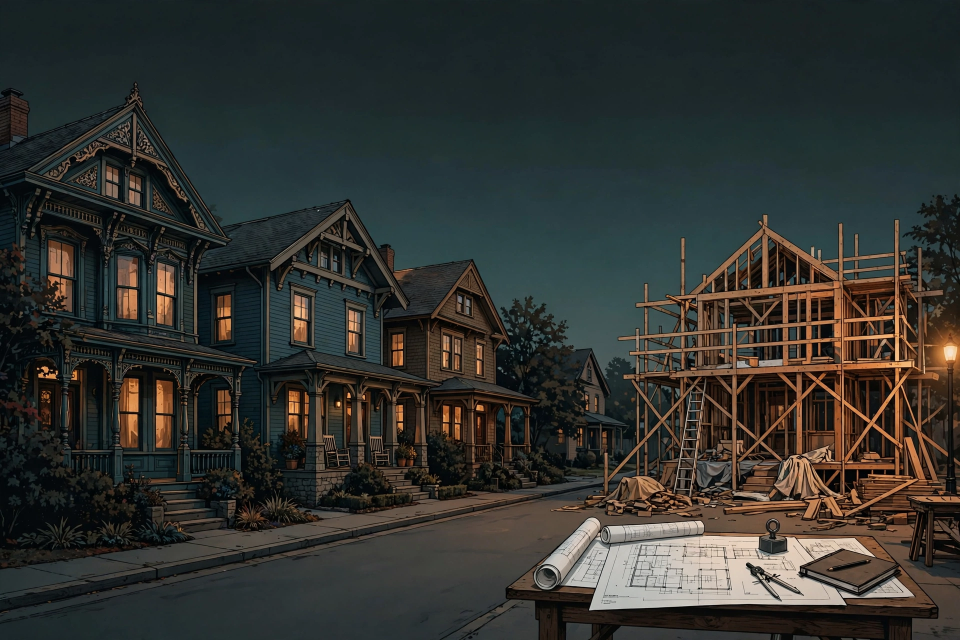
#> input picture hero_source/media-generation-hero-art-nashville-historic-zo-0-0628a69c-6fb8-4fa3-9225-842d1bae1ced.webp, 1920 x 1280 px (shown at 1/2 size); its folder holds only this picture in this run
$ python hero_composite.py
#> lines starting #> are read from the running program, lines starting #| are printed output that depends on the picture
# Composites the headline over generated art in hero_source/*.webp (first match).
# Parent generates the art after QA; run this once hero_source holds a .webp.
from PIL import Image, ImageDraw, ImageFont
import os, glob
PKG=os.path.normpath(os.path.join(os.path.dirname(__file__),".."))
def main():
    cands=sorted(glob.glob(os.path.join(PKG,"hero_source","*.webp")))
    if not cands: print("NO hero_source art yet - hero.png not created (expected pre-QA)"); return
    src=cands[0]; img=Image.open(src).convert("RGB"); W,H=img.size
#> in main, img is the input picture: PIL image 1920x1280 RGB; mean R, G, B 50, 51.1, 47.4
#> after `W, H = img.size`: W = 1920; H = 1280
    sh=int(H*0.42); scrim=Image.new("L",(1,sh),0)
#> after `sh = int(H * 0.42)`: sh = 537
    for y in range(sh): scrim.putpixel((0,y), int(215*(1-y/sh)))
    scrim=scrim.resize((W,sh)); black=Image.new("RGB",(W,sh),(18,18,18))
#> after `scrim = scrim.resize((W, sh))`:
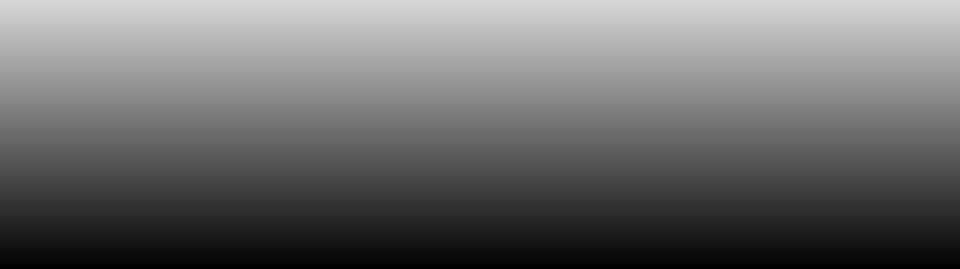
#> scrim: PIL image 1920x537 L (shown at 1/2 size); min 0, max 215, mean 107.2
#> after `black = Image.new('RGB', (W, sh), (18, 18, 18))`: black: PIL image 1920x537 RGB; every value is 18
    img.paste(Image.composite(black, img.crop((0,0,W,sh)), scrim),(0,0))
    d=ImageDraw.Draw(img)
    def font(sz): return ImageFont.truetype("/usr/share/fonts/truetype/dejavu/DejaVuSans-Bold.ttf",sz)
    x=int(W*0.045)
#> x = 86
    d.text((x,int(H*0.045)),"90.1%",font=font(int(H*0.115)),fill=(232,163,61))
    d.text((x,int(H*0.175)),"of Nashville historic-zoning cases accepted since 2021",font=font(int(H*0.038)),fill=(245,245,245))
    d.text((x,int(H*0.225)),"are recorded as approved - the earlier years read 1.4%",font=font(int(H*0.038)),fill=(245,245,245))
    d.text((x,int(H*0.295)),"Metro Historic Zoning Commission Permits - 9,171 cases, 2011-2026  |  Machine Readable",font=font(int(H*0.020)),fill=(180,220,215))
    img.save(os.path.join(PKG,"hero.png")); print("hero.png",img.size,"from",src)
#> after `img.save(os.path.join(PKG, 'hero.png'))`:
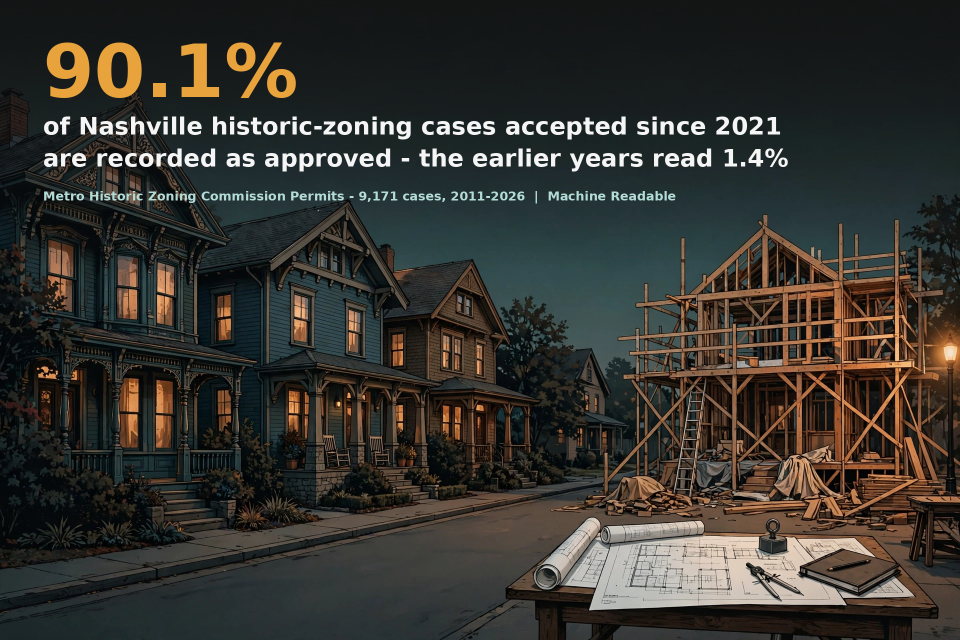
#> saved as hero.png: PIL image 1920x1280 RGB (shown at 1/2 size); mean R, G, B 54.3, 52.6, 47.6
#| hero.png (1920, 1280) from hero_source/media-generation-hero-art-nashville-historic-zo-0-0628a69c-6fb8-4fa3-9225-842d1bae1ced.webp
if __name__=="__main__": main()
